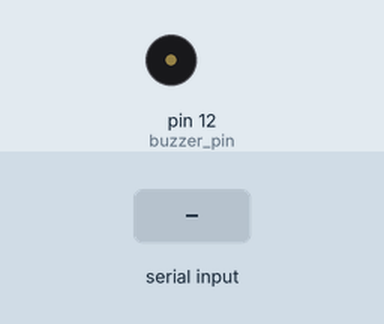
A sketch run on a simulated Arduino Uno, built with avr-gcc and run on an emulated ATmega328P. Parts: buzzer (waves = sounding). The test bench sets the inputs (shaded band).

Above: at 1.2 s.
1.3 s: "90,45\n" received over Serial
At 1.9 s:
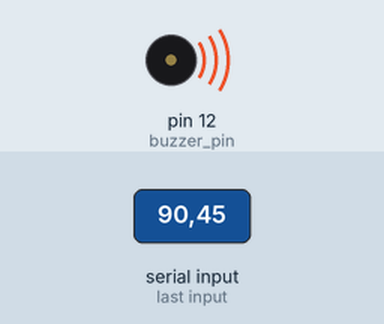
Timing chart, 0 to 4.3 s (numbered marks = the images above; inputs shaded):
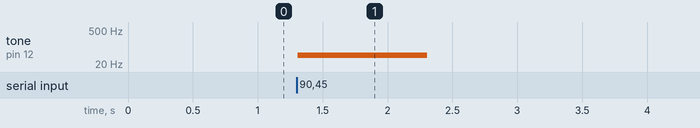

Measured:
- after the input at 1.3 s, tone on pin 12 (buzzer_pin): silent → 45 Hz at once, → silent 1.0 s later

The sketch:

code1.ino
```cpp
//Groupe MaPaY

int buzzer_pin = 12;

void setup()
{
    pinMode(buzzer_pin, OUTPUT);
    Serial.begin(9600);
}

void loop()
{
    if (Serial.available()>0)
    {
        int buzzer_freq = Serial.parseInt();
        write_freq(buzzer_freq);
    }
}

void write_freq(int frequency)
{
        tone(buzzer_pin, frequency, 5000);
        return;
}
```
